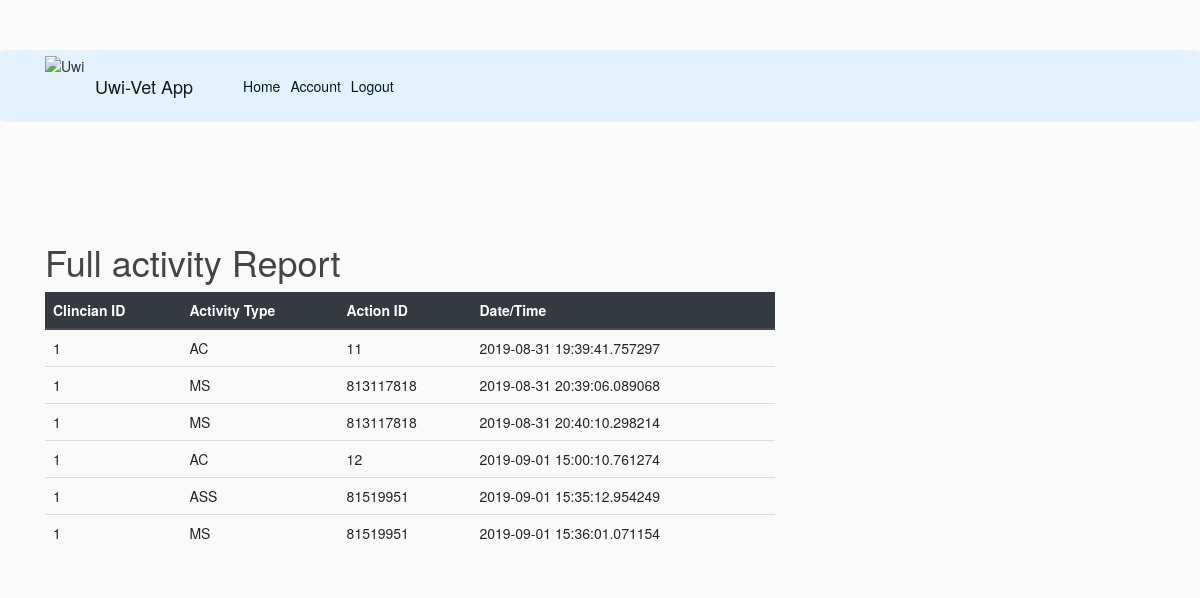
The page /activity (signed in) on the database as committed earlier.
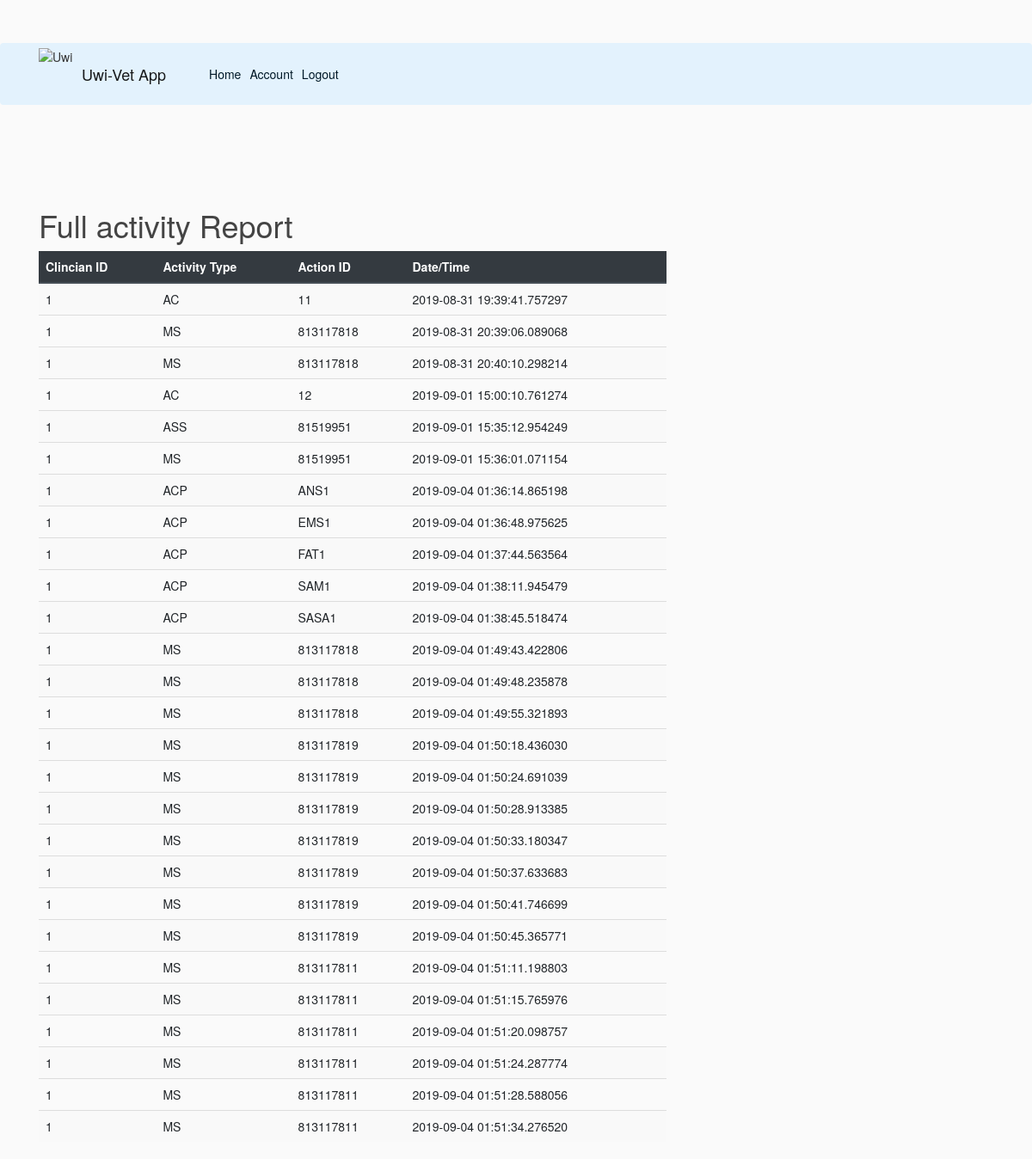
The same page on the database as committed later.
### flaskblog/models.py (models this page shows, shortened)
class Activity(db.Model):
    id = db.Column(db.Integer, primary_key = True, autoincrement=True)
    activityType = db.Column(db.String(10))
    actionID = db.Column(db.Integer)
    clincianID = db.Column(db.Integer)
    timestamp = db.Column(db.DateTime, nullable=False, default=datetime.utcnow)

### flaskblog/routes.py (the view)
@app.route("/activity", methods=['GET'])
@login_required
def activity():
    if current_user.level == 1 or current_user.level == 2:
        records = Activity.query.all()
        return render_template('activity.html', title='Activity.html', Activity=records)
    else:
        flash('ONLY CLINICIANS CAN ACCESS THIS PAGE','danger')
    return redirect(url_for('home'))

### flaskblog/models.py (called while the page is built)
@login_manager.user_loader
def load_user(user_id):
    return User2.query.get(int(user_id))

### flaskblog/templates/activity.html
{% extends "layout.html" %}
{% block content%}
    <h1>Full activity Report</h1>
    <div class="row">
        <div class="col">
            <table class="table table-striped table-hover">
                <thead class="thead-dark">
                    <tr>
                        <th>Clincian ID</th><th>Activity Type</th><th>Action ID</th><th>Date/Time</th>
                    </tr>
                </thead>
                <tbody>
                    {% for val in Activity %}
                    <tr>
                        <td>{{val.clincianID}}</td>
                        <td>{{val.activityType}}</td>
                        <td>{{val.actionID}}</td>
                        <td>{{val.timestamp}}</td>
                    </tr>
                    {% endfor %}
                </tbody>
            </table>
        </div>
    </div>
{% endblock content %}

### flaskblog/templates/layout.html (shortened to what this page needs)
<!DOCTYPE html>
<html lang="en">
<head>
    <link rel="stylesheet" href="https://stackpath.bootstrapcdn.com/bootstrap/4.3.1/css/bootstrap.min.css"
>
    <link href="//maxcdn.bootstrapcdn.com/bootstrap/3.3.0/css/bootstrap.min.css" rel="stylesheet" id="bootstrap-css">
    <link rel="stylesheet" type ="text/css" href="{{ url_for('static', filename='main.css') }}">
    <link href="//netdna.bootstrapcdn.com/font-awesome/4.0.3/css/font-awesome.min.css" rel="stylesheet" type="text/css" />
</head>
<body>
    <header class="site-header">
        <nav class="navbar navbar-expand-lg navbar-light fixed-top" style="background-color: #e3f2fd;">
            <div class="container">
            <img src="https://upload.wikimedia.org/wikipedia/en/thumb/0/01/Coat_of_arms_of_the_University_of_the_West_Indies.png/220px-Coat_of_arms_of_the_University_of_the_West_Indies.png" alt="Uwi" style="width:50px;height:60px;">
            <a class="navbar-brand mr-4" href="/">Uwi-Vet App</a>
            <div class="collapse navbar-collapse" id="navbarToggle">
                <div class="navbar-nav mr-auto">
                <a class="nav-item nav-link" href="{{ url_for('home') }}">Home</a>
                </div>
                <div class="navbar-nav">
                {% if current_user.is_authenticated %}
                    <a class="nav-item nav-link" href="{{ url_for('account') }}">Account</a>
                    <a class="nav-item nav-link" href="{{ url_for('logout') }}">Logout</a>
                {% else %}
                    <a class="nav-item nav-link" href="{{ url_for('login') }}">Login</a>
                {% endif%}
                </div>
            </div>
            </div>
        </nav>
    </header>
    <div>
        <br>
        <br>
        <br>
        <br>
    </div>
    <main role="main" class="container">
        <div class="row">
            <div class="col-md-8">
            {% block content %}{% endblock %}
            </div>
        </div>
      </main>
</body>
</html>

### flaskblog/static/main.css (style rules this page uses)
body { background: #fafafa; color: #333333; margin-top: 5rem; }
h1, h2, h3, h4, h5, h6 { color: #444444; }
.site-header .navbar-nav .nav-link { color: #001927; }

Rows that differ between the two databases and show on the page:
added Activity: clincianID "1", activityType "ACP", actionID "ANS1", timestamp "2019-09-04 01:36:14.865198"
added Activity: clincianID "1", activityType "ACP", actionID "EMS1", timestamp "2019-09-04 01:36:48.975625"
added Activity: clincianID "1", activityType "ACP", actionID "FAT1", timestamp "2019-09-04 01:37:44.563564"
added Activity: clincianID "1", activityType "ACP", actionID "SAM1", timestamp "2019-09-04 01:38:11.945479"
added Activity: clincianID "1", activityType "ACP", actionID "SASA1", timestamp "2019-09-04 01:38:45.518474"
added Activity: clincianID "1", activityType "MS", actionID "813117818", timestamp "2019-09-04 01:49:43.422806"
added Activity: clincianID "1", activityType "MS", actionID "813117818", timestamp "2019-09-04 01:49:48.235878"
added Activity: clincianID "1", activityType "MS", actionID "813117818", timestamp "2019-09-04 01:49:55.321893"
added Activity: clincianID "1", activityType "MS", actionID "813117819", timestamp "2019-09-04 01:50:18.436030"
added Activity: clincianID "1", activityType "MS", actionID "813117819", timestamp "2019-09-04 01:50:24.691039"
added Activity: clincianID "1", activityType "MS", actionID "813117819", timestamp "2019-09-04 01:50:28.913385"
added Activity: clincianID "1", activityType "MS", actionID "813117819", timestamp "2019-09-04 01:50:33.180347"
added Activity: clincianID "1", activityType "MS", actionID "813117819", timestamp "2019-09-04 01:50:37.633683"
added Activity: clincianID "1", activityType "MS", actionID "813117819", timestamp "2019-09-04 01:50:41.746699"
added Activity: clincianID "1", activityType "MS", actionID "813117819", timestamp "2019-09-04 01:50:45.365771"
added Activity: clincianID "1", activityType "MS", actionID "813117811", timestamp "2019-09-04 01:51:11.198803"
added Activity: clincianID "1", activityType "MS", actionID "813117811", timestamp "2019-09-04 01:51:15.765976"
added Activity: clincianID "1", activityType "MS", actionID "813117811", timestamp "2019-09-04 01:51:20.098757"
added Activity: clincianID "1", activityType "MS", actionID "813117811", timestamp "2019-09-04 01:51:24.287774"
added Activity: clincianID "1", activityType "MS", actionID "813117811", timestamp "2019-09-04 01:51:28.588056"
added Activity: clincianID "1", activityType "MS", actionID "813117811", timestamp "2019-09-04 01:51:34.276520"
